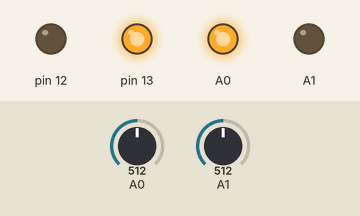
This sketch was run on a simulated Arduino Uno, built with avr-gcc and run on an emulated ATmega328P. On the bench: output pins drawn as LEDs (lit = HIGH). Dashed ring = blinking. The inputs (shaded band) are chosen by the test bench; at power-on: A0 = 512, A1 = 512.

Above: at 1.2 s.
1.3 s: A0 set to 90
At 2.22 s:
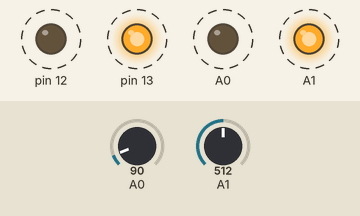
4.3 s: A1 set to 111
7.3 s: A1 set to 96
At 8.8 s:
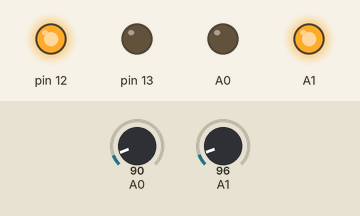
10.3 s: A1 set to 122
At 11.27 s:
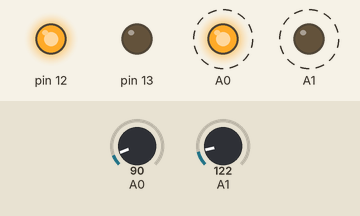
13.3 s: A1 set to 90
At 17.1 s:
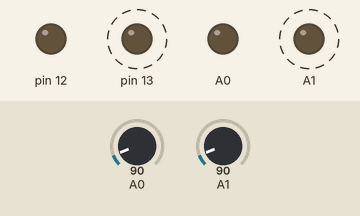
Timing chart, 0 to 17.3 s (numbered marks = the images above; inputs shaded):
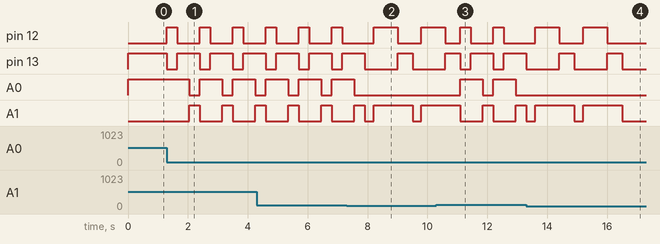

Measured:
- the behaviour switches between 101 and 100 on A1 (found by bisection; images 1 and 2)
- after the input at 1.3 s, pin 12: alternates HIGH for 0.35 s and LOW for 0.75 s, starting at once; pin 13: alternates HIGH for 0.75 s and LOW for 0.35 s, starting at once; A0: alternates HIGH for 0.75 s and LOW for 0.35 s, starting after 0.75 s; A1: alternates HIGH for 0.35 s and LOW for 0.75 s, starting after 0.75 s
- after the input at 7.3 s, A0: goes on until 7.6 s, then stays LOW
- after the input at 10.3 s, A0: alternates HIGH for 0.75 s and LOW for 0.35 s, starting after 0.80 s; A1: LOW → HIGH after 1.6 s, → LOW 0.35 s later, → HIGH 0.75 s later
- after the input at 13.3 s, pin 12: alternates HIGH for 0.80 s and LOW for 0.80 s, starting after 0.30 s; pin 13: alternates HIGH for 0.50 s and LOW for 1.1 s, starting after 1.1 s; A0: stops changing and stays LOW; A1: alternates HIGH for 1.3 s and LOW for 0.30 s, starting after 0.30 s

The sketch:

traffic_swerve_repair_bot.ino
```cpp
// Traffic-swerving crack-repair robot (Uniko DVI / ATmega32A)
// IR sensors: A1 = left, A0 = right (value < THRESH means obstacle/car on that side)
// Motor pins: 12, 13 (left motor), 14, 15 (right motor)

const int THRESH = 100;

// ---- Timing (milliseconds) - tune these ----
const unsigned long DRIVE_TIME  = 15000;  // drive/swerve this long
const unsigned long REPAIR_TIME = 8000;   // then stop this long ("fixing the crack")

const int SWERVE_OUT  = 350;  // turn away from the car
const int SWERVE_FWD  = 400;  // pass the car
const int SWERVE_BACK = 350;  // turn back into lane

unsigned long phaseStart;

void setup() {
  pinMode(A0, INPUT);
  pinMode(A1, INPUT);
  pinMode(12, OUTPUT);
  pinMode(13, OUTPUT);
  pinMode(14, OUTPUT);
  pinMode(15, OUTPUT);
  phaseStart = millis();
}

void loop() {
  // ---- Repair stop: checked at the top of every loop ----
  if (millis() - phaseStart >= DRIVE_TIME) {
    stopBot();
    delay(REPAIR_TIME);          // robot sits still = "fixing the crack"
    phaseStart = millis();       // restart the driving timer
  }

  int LS = analogRead(A1);
  int RS = analogRead(A0);

  if (LS > THRESH && RS > THRESH) {
    // Road clear
    forward();
  }
  else if (LS < THRESH && RS > THRESH) {
    // Car on left -> swerve right, pass, return to lane
    right();   delay(SWERVE_OUT);
    forward(); delay(SWERVE_FWD);
    left();    delay(SWERVE_BACK);
  }
  else if (LS > THRESH && RS < THRESH) {
    // Car on right -> swerve left, pass, return to lane
    left();    delay(SWERVE_OUT);
    forward(); delay(SWERVE_FWD);
    right();   delay(SWERVE_BACK);
  }
  else {
    // Blocked on both sides -> stop, back up, turn, continue
    stopBot();    delay(300);
    backward();   delay(800);
    right();      delay(500);
  }
}

void forward() {
  digitalWrite(12, LOW);
  digitalWrite(13, HIGH);
  digitalWrite(14, HIGH);
  digitalWrite(15, LOW);
}
void backward() {
  digitalWrite(12, HIGH);
  digitalWrite(13, LOW);
  digitalWrite(14, LOW);
  digitalWrite(15, HIGH);
}
void left() {
  digitalWrite(12, HIGH);
  digitalWrite(13, LOW);
  digitalWrite(14, HIGH);
  digitalWrite(15, LOW);
}
void right() {
  digitalWrite(12, LOW);
  digitalWrite(13, HIGH);
  digitalWrite(14, LOW);
  digitalWrite(15, HIGH);
}
void stopBot() {
  digitalWrite(12, LOW);
  digitalWrite(13, LOW);
  digitalWrite(14, LOW);
  digitalWrite(15, LOW);
}
```
